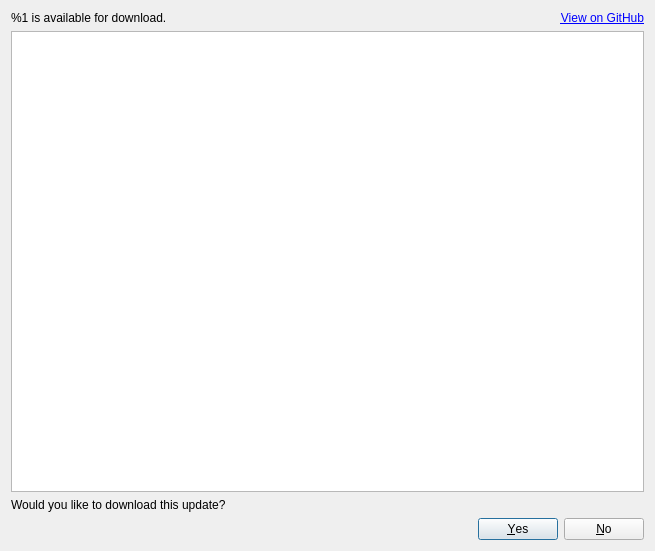
<?xml version="1.0" encoding="UTF-8"?>
<ui version="4.0">
 <class>UpdateDialog</class>
 <widget class="QDialog" name="UpdateDialog">
  <property name="geometry">
   <rect>
    <x>0</x>
    <y>0</y>
    <width>655</width>
    <height>551</height>
   </rect>
  </property>
  <property name="windowTitle">
   <string>Update Available</string>
  </property>
  <layout class="QGridLayout" name="gridLayout">
   <item row="0" column="1">
    <widget class="QLabel" name="url">
     <property name="text">
      <string>&lt;a href=&quot;%1&quot;&gt;View on GitHub&lt;/a&gt;</string>
     </property>
     <property name="alignment">
      <set>Qt::AlignmentFlag::AlignRight|Qt::AlignmentFlag::AlignTrailing|Qt::AlignmentFlag::AlignVCenter</set>
     </property>
     <property name="openExternalLinks">
      <bool>true</bool>
     </property>
    </widget>
   </item>
   <item row="2" column="0" colspan="2">
    <widget class="QLabel" name="prompt">
     <property name="text">
      <string>Would you like to download this update?</string>
     </property>
    </widget>
   </item>
   <item row="3" column="0" colspan="2">
    <widget class="QDialogButtonBox" name="buttonBox">
     <property name="orientation">
      <enum>Qt::Orientation::Horizontal</enum>
     </property>
     <property name="standardButtons">
      <set>QDialogButtonBox::StandardButton::No|QDialogButtonBox::StandardButton::Yes</set>
     </property>
    </widget>
   </item>
   <item row="0" column="0">
    <widget class="QLabel" name="version">
     <property name="text">
      <string>%1 is available for download.</string>
     </property>
    </widget>
   </item>
   <item row="1" column="0" colspan="2">
    <widget class="QTextBrowser" name="body">
     <property name="horizontalScrollBarPolicy">
      <enum>Qt::ScrollBarPolicy::ScrollBarAlwaysOff</enum>
     </property>
     <property name="readOnly">
      <bool>true</bool>
     </property>
     <property name="openExternalLinks">
      <bool>true</bool>
     </property>
    </widget>
   </item>
  </layout>
 </widget>
 <resources/>
 <connections>
  <connection>
   <sender>buttonBox</sender>
   <signal>accepted()</signal>
   <receiver>UpdateDialog</receiver>
   <slot>accept()</slot>
   <hints>
    <hint type="sourcelabel">
     <x>248</x>
     <y>254</y>
    </hint>
    <hint type="destinationlabel">
     <x>157</x>
     <y>274</y>
    </hint>
   </hints>
  </connection>
  <connection>
   <sender>buttonBox</sender>
   <signal>rejected()</signal>
   <receiver>UpdateDialog</receiver>
   <slot>reject()</slot>
   <hints>
    <hint type="sourcelabel">
     <x>316</x>
     <y>260</y>
    </hint>
    <hint type="destinationlabel">
     <x>286</x>
     <y>274</y>
    </hint>
   </hints>
  </connection>
 </connections>
</ui>
